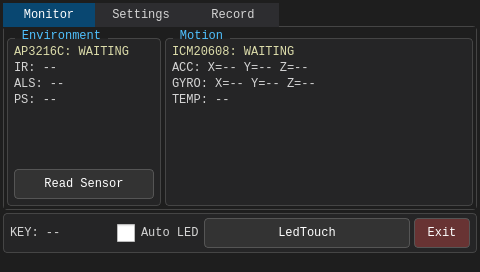
<?xml version="1.0" encoding="UTF-8"?>
<ui version="4.0">
 <class>MainWindow</class>
 <widget class="QMainWindow" name="MainWindow">
  <property name="geometry">
   <rect>
    <x>0</x>
    <y>0</y>
    <width>480</width>
    <height>272</height>
   </rect>
  </property>
  <property name="windowTitle">
   <string>Device Monitor</string>
  </property>
  <widget class="QWidget" name="centralwidget">
   <property name="styleSheet">
    <string notr="true">QWidget#centralwidget {
	background-color: #1e1e1e;
	color: #d4d4d4;
}
QWidget {
	font-family: Consolas;
	font-size: 12px;
}
QLabel {
	color: #d4d4d4;
}
QGroupBox {
	background-color: #252526;
	border: 1px solid #454545;
	border-radius: 4px;
	margin-top: 9px;
	padding: 2px;
}
QGroupBox::title {
	subcontrol-origin: margin;
	subcontrol-position: top left;
	left: 8px;
	padding: 0 3px;
	color: #4fc1ff;
}
QGroupBox#controlGroup {
	margin-top: 0px;
}
QPushButton {
	background-color: #333333;
	color: #ffffff;
	border: 1px solid #555555;
	border-radius: 4px;
	padding: 2px 8px;
}
QPushButton:pressed {
	background-color: #094771;
	border-color: #4fc1ff;
}
QPushButton:disabled {
	background-color: #292929;
	color: #777777;
	border-color: #383838;
}
QPushButton#exitButton {
	background-color: #683333;
}
QPushButton#exitButton:pressed {
	background-color: #8c4242;
}
QPushButton#applySettingsButton, QPushButton#recordButton {
	background-color: #094771;
}
QLabel#apStatusLabel, QLabel#icmStatusLabel, QLabel#settingsHintLabel {
	color: #dcdcaa;
}
QLabel#settingsHintLabel, QLabel#configPathLabel, QLabel#recordInfoLabel, QLabel#recordPathLabel {
	font-size: 11px;
	color: #999999;
}
QWidget#monitorPage, QWidget#settingsPage, QWidget#recordPage {
	background-color: #1e1e1e;
}
QTabWidget::pane {
	border: 1px solid #454545;
	border-radius: 4px;
	top: -1px;
}
QTabBar::tab {
	background-color: #2d2d30;
	color: #d4d4d4;
	min-width: 72px;
	min-height: 24px;
	padding: 0 10px;
}
QTabBar::tab:selected {
	background-color: #094771;
	color: #ffffff;
}
QCheckBox {
	color: #d4d4d4;
	spacing: 6px;
}
QCheckBox::indicator {
	width: 18px;
	height: 18px;
}
QCheckBox:disabled {
	color: #777777;
}
QSpinBox {
	background-color: #333333;
	color: #ffffff;
	border: 1px solid #555555;
	border-radius: 4px;
	padding: 1px 26px 1px 6px;
}
QSpinBox::up-button, QSpinBox::down-button {
	width: 24px;
}
QStatusBar {
	font-size: 11px;
	color: #999999;
}
</string>
   </property>
   <layout class="QVBoxLayout" name="mainLayout" stretch="1,0">
    <property name="spacing">
     <number>3</number>
    </property>
    <property name="leftMargin">
     <number>3</number>
    </property>
    <property name="topMargin">
     <number>3</number>
    </property>
    <property name="rightMargin">
     <number>3</number>
    </property>
    <property name="bottomMargin">
     <number>0</number>
    </property>
    <item>
     <widget class="QTabWidget" name="mainTabWidget">
      <property name="currentIndex">
       <number>0</number>
      </property>
      <widget class="QWidget" name="monitorPage">
       <attribute name="title">
        <string>Monitor</string>
       </attribute>
       <layout class="QHBoxLayout" name="monitorLayout" stretch="1,2">
        <property name="spacing">
         <number>4</number>
        </property>
        <property name="leftMargin">
         <number>3</number>
        </property>
        <property name="topMargin">
         <number>2</number>
        </property>
        <property name="rightMargin">
         <number>3</number>
        </property>
        <property name="bottomMargin">
         <number>3</number>
        </property>
        <item>
         <widget class="QGroupBox" name="environmentGroup">
          <property name="title">
           <string>Environment</string>
          </property>
          <layout class="QVBoxLayout" name="verticalLayout">
           <property name="spacing">
            <number>2</number>
           </property>
           <property name="leftMargin">
            <number>4</number>
           </property>
           <property name="topMargin">
            <number>4</number>
           </property>
           <property name="rightMargin">
            <number>4</number>
           </property>
           <property name="bottomMargin">
            <number>4</number>
           </property>
           <item>
            <widget class="QLabel" name="apStatusLabel">
             <property name="text">
              <string>AP3216C: WAITING</string>
             </property>
            </widget>
           </item>
           <item>
            <widget class="QLabel" name="irLabel">
             <property name="text">
              <string>IR: --</string>
             </property>
            </widget>
           </item>
           <item>
            <widget class="QLabel" name="alsLabel">
             <property name="text">
              <string>ALS: --</string>
             </property>
            </widget>
           </item>
           <item>
            <widget class="QLabel" name="psLabel">
             <property name="text">
              <string>PS: --</string>
             </property>
            </widget>
           </item>
           <item>
            <spacer name="envSpacer">
             <property name="orientation">
              <enum>Qt::Vertical</enum>
             </property>
             <property name="sizeHint" stdset="0">
              <size>
               <width>0</width>
               <height>0</height>
              </size>
             </property>
            </spacer>
           </item>
           <item>
            <widget class="QPushButton" name="readSensorButton">
             <property name="text">
              <string>Read Sensor</string>
             </property>
             <property name="minimumSize">
              <size>
               <width>0</width>
               <height>30</height>
              </size>
             </property>
             <property name="focusPolicy">
              <enum>Qt::NoFocus</enum>
             </property>
            </widget>
           </item>
          </layout>
         </widget>
        </item>
        <item>
         <widget class="QGroupBox" name="motionGroup">
          <property name="title">
           <string>Motion</string>
          </property>
          <layout class="QVBoxLayout" name="verticalLayout_2">
           <property name="spacing">
            <number>2</number>
           </property>
           <property name="leftMargin">
            <number>4</number>
           </property>
           <property name="topMargin">
            <number>4</number>
           </property>
           <property name="rightMargin">
            <number>4</number>
           </property>
           <property name="bottomMargin">
            <number>4</number>
           </property>
           <item>
            <widget class="QLabel" name="icmStatusLabel">
             <property name="text">
              <string>ICM20608: WAITING</string>
             </property>
            </widget>
           </item>
           <item>
            <widget class="QLabel" name="accelLabel">
             <property name="text">
              <string>ACC: X=-- Y=-- Z=--</string>
             </property>
             <property name="wordWrap">
              <bool>true</bool>
             </property>
            </widget>
           </item>
           <item>
            <widget class="QLabel" name="gyroLabel">
             <property name="text">
              <string>GYRO: X=-- Y=-- Z=--</string>
             </property>
             <property name="wordWrap">
              <bool>true</bool>
             </property>
            </widget>
           </item>
           <item>
            <widget class="QLabel" name="tempLabel">
             <property name="text">
              <string>TEMP: --</string>
             </property>
            </widget>
           </item>
           <item>
            <spacer name="motionSpacer">
             <property name="orientation">
              <enum>Qt::Vertical</enum>
             </property>
             <property name="sizeHint" stdset="0">
              <size>
               <width>0</width>
               <height>0</height>
              </size>
             </property>
            </spacer>
           </item>
          </layout>
         </widget>
        </item>
       </layout>
      </widget>
      <widget class="QWidget" name="settingsPage">
       <attribute name="title">
        <string>Settings</string>
       </attribute>
       <layout class="QVBoxLayout" name="settingsLayout">
        <property name="spacing">
         <number>2</number>
        </property>
        <property name="leftMargin">
         <number>3</number>
        </property>
        <property name="topMargin">
         <number>2</number>
        </property>
        <property name="rightMargin">
         <number>3</number>
        </property>
        <property name="bottomMargin">
         <number>3</number>
        </property>
        <item>
         <widget class="QGroupBox" name="settingsGroup">
          <property name="title">
           <string>Sampling and Auto LED</string>
          </property>
          <layout class="QGridLayout" name="settingsGridLayout">
           <property name="leftMargin">
            <number>6</number>
           </property>
           <property name="topMargin">
            <number>4</number>
           </property>
           <property name="rightMargin">
            <number>6</number>
           </property>
           <property name="bottomMargin">
            <number>4</number>
           </property>
           <property name="horizontalSpacing">
            <number>6</number>
           </property>
           <property name="verticalSpacing">
            <number>3</number>
           </property>
           <item row="0" column="0">
            <widget class="QLabel" name="lightOnSpinBoxLabel">
             <property name="text">
              <string>LED ON threshold</string>
             </property>
            </widget>
           </item>
           <item row="0" column="1">
            <widget class="QSpinBox" name="lightOnSpinBox">
             <property name="minimumSize">
              <size>
               <width>120</width>
               <height>26</height>
              </size>
             </property>
             <property name="minimum">
              <number>0</number>
             </property>
             <property name="maximum">
              <number>65535</number>
             </property>
             <property name="value">
              <number>20</number>
             </property>
            </widget>
           </item>
           <item row="1" column="0">
            <widget class="QLabel" name="lightOffSpinBoxLabel">
             <property name="text">
              <string>LED OFF threshold</string>
             </property>
            </widget>
           </item>
           <item row="1" column="1">
            <widget class="QSpinBox" name="lightOffSpinBox">
             <property name="minimumSize">
              <size>
               <width>120</width>
               <height>26</height>
              </size>
             </property>
             <property name="minimum">
              <number>0</number>
             </property>
             <property name="maximum">
              <number>65535</number>
             </property>
             <property name="value">
              <number>50</number>
             </property>
            </widget>
           </item>
           <item row="2" column="0">
            <widget class="QLabel" name="sampleIntervalSpinBoxLabel">
             <property name="text">
              <string>Sample interval</string>
             </property>
            </widget>
           </item>
           <item row="2" column="1">
            <widget class="QSpinBox" name="sampleIntervalSpinBox">
             <property name="minimumSize">
              <size>
               <width>120</width>
               <height>26</height>
              </size>
             </property>
             <property name="suffix">
              <string> ms</string>
             </property>
             <property name="minimum">
              <number>200</number>
             </property>
             <property name="maximum">
              <number>60000</number>
             </property>
             <property name="singleStep">
              <number>100</number>
             </property>
             <property name="value">
              <number>1000</number>
             </property>
            </widget>
           </item>
           <item row="0" column="2" rowspan="3">
            <widget class="QPushButton" name="applySettingsButton">
             <property name="text">
              <string>Apply</string>
             </property>
             <property name="minimumSize">
              <size>
               <width>70</width>
               <height>78</height>
              </size>
             </property>
             <property name="focusPolicy">
              <enum>Qt::NoFocus</enum>
             </property>
            </widget>
           </item>
          </layout>
         </widget>
        </item>
        <item>
         <widget class="QLabel" name="settingsFeedbackLabel">
          <property name="text">
           <string>Parameters apply after pressing Apply.</string>
          </property>
          <property name="wordWrap">
           <bool>true</bool>
          </property>
         </widget>
        </item>
        <item>
         <widget class="QLabel" name="settingsHintLabel">
          <property name="text">
           <string>ALS thresholds use raw counts, not lux. LED ON must be lower than LED OFF.</string>
          </property>
          <property name="wordWrap">
           <bool>true</bool>
          </property>
         </widget>
        </item>
        <item>
         <widget class="QLabel" name="configPathLabel">
          <property name="text">
           <string>Config: device_monitor.ini</string>
          </property>
          <property name="wordWrap">
           <bool>true</bool>
          </property>
         </widget>
        </item>
        <item>
         <spacer name="settingsSpacer">
          <property name="orientation">
           <enum>Qt::Vertical</enum>
          </property>
          <property name="sizeHint" stdset="0">
           <size>
            <width>0</width>
            <height>0</height>
           </size>
          </property>
         </spacer>
        </item>
       </layout>
      </widget>
      <widget class="QWidget" name="recordPage">
       <attribute name="title">
        <string>Record</string>
       </attribute>
       <layout class="QVBoxLayout" name="recordPageLayout">
        <property name="spacing">
         <number>2</number>
        </property>
        <property name="leftMargin">
         <number>3</number>
        </property>
        <property name="topMargin">
         <number>2</number>
        </property>
        <property name="rightMargin">
         <number>3</number>
        </property>
        <property name="bottomMargin">
         <number>3</number>
        </property>
        <item>
         <widget class="QGroupBox" name="recordGroup">
          <property name="title">
           <string>Data Recording</string>
          </property>
          <layout class="QVBoxLayout" name="recordLayout">
           <property name="spacing">
            <number>3</number>
           </property>
           <property name="leftMargin">
            <number>6</number>
           </property>
           <property name="topMargin">
            <number>4</number>
           </property>
           <property name="rightMargin">
            <number>6</number>
           </property>
           <property name="bottomMargin">
            <number>4</number>
           </property>
           <item>
            <layout class="QHBoxLayout" name="recordStatusRow" stretch="1,0">
             <property name="spacing">
              <number>8</number>
             </property>
             <property name="leftMargin">
              <number>0</number>
             </property>
             <property name="topMargin">
              <number>0</number>
             </property>
             <property name="rightMargin">
              <number>0</number>
             </property>
             <property name="bottomMargin">
              <number>0</number>
             </property>
             <item>
              <widget class="QLabel" name="recordStatusLabel">
               <property name="text">
                <string>Recording: OFF</string>
               </property>
              </widget>
             </item>
             <item>
              <widget class="QPushButton" name="recordButton">
               <property name="text">
                <string>Start Recording</string>
               </property>
               <property name="minimumSize">
                <size>
                 <width>140</width>
                 <height>30</height>
                </size>
               </property>
               <property name="focusPolicy">
                <enum>Qt::NoFocus</enum>
               </property>
              </widget>
             </item>
            </layout>
           </item>
           <item>
            <widget class="QLabel" name="recordPathLabel">
             <property name="text">
              <string>Path: --</string>
             </property>
             <property name="wordWrap">
              <bool>true</bool>
             </property>
            </widget>
           </item>
           <item>
            <widget class="QLabel" name="recordInfoLabel">
             <property name="text">
              <string>Two timestamped CSV files per session.
AP: raw values. ICM: g, dps, C.</string>
             </property>
             <property name="wordWrap">
              <bool>true</bool>
             </property>
            </widget>
           </item>
          </layout>
         </widget>
        </item>
        <item>
         <spacer name="recordSpacer">
          <property name="orientation">
           <enum>Qt::Vertical</enum>
          </property>
          <property name="sizeHint" stdset="0">
           <size>
            <width>0</width>
            <height>0</height>
           </size>
          </property>
         </spacer>
        </item>
       </layout>
      </widget>
     </widget>
    </item>
    <item>
     <widget class="QGroupBox" name="controlGroup">
      <layout class="QHBoxLayout" name="horizontalLayout" stretch="1,0,2,0">
       <property name="spacing">
        <number>4</number>
       </property>
       <property name="leftMargin">
        <number>4</number>
       </property>
       <property name="topMargin">
        <number>2</number>
       </property>
       <property name="rightMargin">
        <number>4</number>
       </property>
       <property name="bottomMargin">
        <number>2</number>
       </property>
       <item>
        <widget class="QLabel" name="keyLabel">
         <property name="text">
          <string>KEY: --</string>
         </property>
         <property name="minimumSize">
          <size>
           <width>96</width>
           <height>0</height>
          </size>
         </property>
        </widget>
       </item>
       <item>
        <widget class="QCheckBox" name="autoModeCheckBox">
         <property name="text">
          <string>Auto LED</string>
         </property>
         <property name="minimumSize">
          <size>
           <width>0</width>
           <height>30</height>
          </size>
         </property>
         <property name="focusPolicy">
          <enum>Qt::NoFocus</enum>
         </property>
        </widget>
       </item>
       <item>
        <widget class="QPushButton" name="pushButton">
         <property name="text">
          <string>LedTouch</string>
         </property>
         <property name="minimumSize">
          <size>
           <width>0</width>
           <height>30</height>
          </size>
         </property>
         <property name="focusPolicy">
          <enum>Qt::NoFocus</enum>
         </property>
        </widget>
       </item>
       <item>
        <widget class="QPushButton" name="exitButton">
         <property name="text">
          <string>Exit</string>
         </property>
         <property name="minimumSize">
          <size>
           <width>56</width>
           <height>30</height>
          </size>
         </property>
         <property name="focusPolicy">
          <enum>Qt::NoFocus</enum>
         </property>
        </widget>
       </item>
      </layout>
     </widget>
    </item>
   </layout>
  </widget>
  <widget class="QStatusBar" name="statusbar">
   <property name="styleSheet">
    <string notr="true">QStatusBar { background-color: #1e1e1e; color: #999999; font-family: Consolas; font-size: 11px; }</string>
   </property>
   <property name="sizeGripEnabled">
    <bool>false</bool>
   </property>
  </widget>
 </widget>
 <resources />
 <connections />
</ui>
